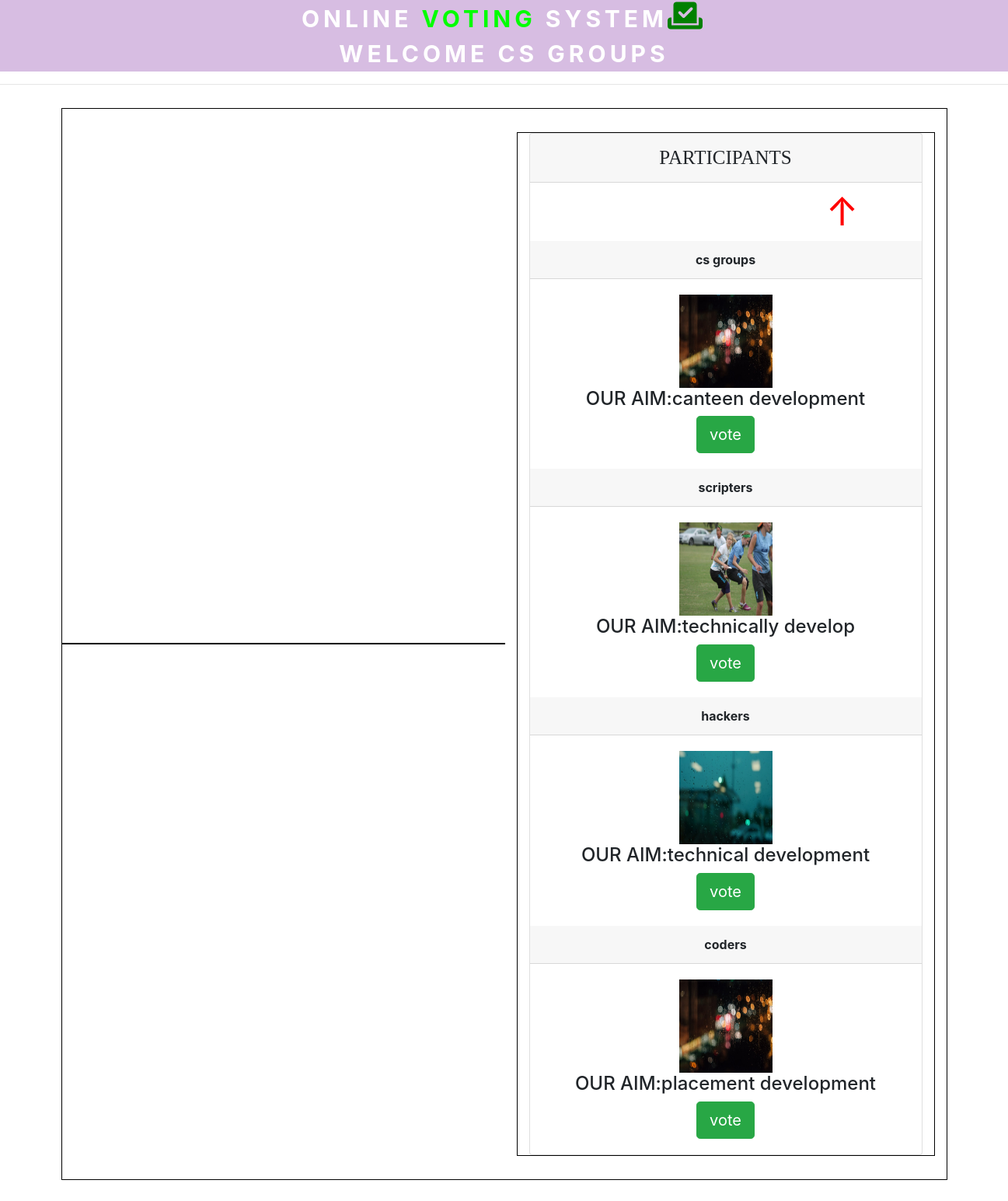
Page /loginu.php (signed in) on the committed database.
### tables this page shows
CREATE TABLE `groups` (
  `id` int(10) NOT NULL,
  `username` varchar(200) NOT NULL,
  `password` int(100) NOT NULL,
  `image` varchar(100) NOT NULL,
  `date` varchar(100) NOT NULL,
  `email` varchar(100) NOT NULL,
  `votes` int(100) NOT NULL DEFAULT '0',
  `address` text NOT NULL,
  `branch` varchar(100) NOT NULL,
  `number` int(100) NOT NULL
);

### loginu.php (the view, shortened to what this page needs)
<?php
include("process.php");
?>
<!DOCTYPE html>
<html>
<head>
<link rel="stylesheet" href="https://stackpath.bootstrapcdn.com/bootstrap/4.5.0/css/bootstrap.min.css">
   <link rel="stylesheet" href="https://cdnjs.cloudflare.com/ajax/libs/font-awesome/4.7.0/css/font-awesome.min.css">
</head>
<body>
<div class="page-header" id="top">
       ONLINE <span style="color:lime;">VOTING</span> SYSTEM<i class="fas fa-vote-yea" style="font-size:40px;color:green;"></i></br>
      WELCOME <?php echo $_SESSION['username']?>
    </div><hr>
    <div class="container">
      <div class="row">
        <div class="col-sm left">
        </div>
        <div class="col-sm main-right">
             <div class="container t">
               <div class="card right">
                 <div class="card-header text-center carhe">
                    PARTICIPANTS
                 </div>
                  <div class="car-body">
                  <div class="side">
                      <a href="#top">&uarr;</a>
                </div>
                  <?php
                          $sl="select * from groups";
                          $res=mysqli_query($conn,$sl)
                          or die(mysqli_error($conn));
                          while($row=mysqli_fetch_array($res))
                          {
                           ?>
                                <div class="card-header text-center">
                              <b><?php echo $row['username'];?></b>
                                </div>
                                 <div class="card-body">
								  <form action="" method="post">
                                 <center><?php echo "<img src='images/".$row['image']."'>";
                                 echo "<h4>OUR AIM:".$row['address']."</h4>";
                                 ?>
								 <button class="btn btn-success btn-lg" name="submit"> <a href="vote.php?value=<?php echo $row['id']?>" onclick="return send(<?php echo $row['id']?>)" style="text-decoration:none;">vote</a></button>
                                  </form>
                                </div>
                           <?php
                          }
                   ?>
                   </div>
                  </div>
               </div>
              </div>
        </div>
       </div>
</body>
</html>

### loginu.php (style rules this page uses)
* { margin:0px; padding:0px; user-select:pointer; }
.page-header { background-color:#D7BDE2; width:100%; text-align:center; font-size:30px; font-style:verdana; font-weight:bold; color:white; text-transform:uppercase; letter-spacing:5px; }
img { height:120px; width:120px; }
.left { border:1px solid black; max-width:700px; font-weight:bold; font-family:verdana; letter-spacing:5px; color:#2E86C1; width:100%; margin:auto; color:#2499E8; }
.container { border:1px solid black; margin:30px auto; }
.carhe { font-size:25px; font-family:verdana; font-style:verdana; }
.main-right { max-width:600px; margin:0px auto; }
.side { position: sticky; top: 0; font-size: 50px; width:100%; text-align:center; margin:auto 150px; }
.side a { color:red; text-decoration:none; }
a { color:white; }

### rows in the picture
groups: username "cs groups", image (picture), address "canteen development", $row['id'] 1 (drawn)
groups: username "scripters", image (picture), address "technically develop", $row['id'] 2 (drawn)
groups: username "hackers", image (picture), address "technical development", $row['id'] 3 (drawn)
groups: username "coders", image (picture), address "placement development", $row['id'] 4 (drawn)

### other values in the picture
$_SESSION['username'] "CS GROUPS"
